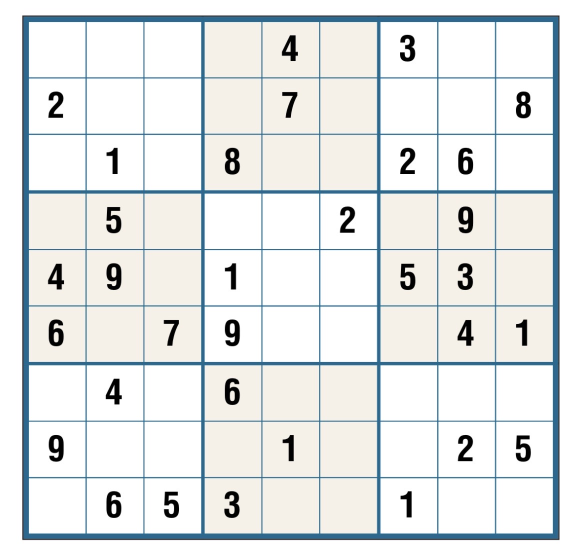
#> input picture img/IMG_8983.jpg, 1170 x 1114 px (shown at 1/2 size); its folder holds only this picture in this run
$ python -i detect_board.py   (imports and definitions only)
#> lines starting #> are read from the running program, lines starting #| are printed output that depends on the picture; after the words box and inside, x2 and y2 are one past the last pixel; in counts of white or black regions, pixels touching at a corner belong together
from __future__ import annotations

from dataclasses import dataclass
from typing import Dict, Optional, Tuple

import cv2
import numpy as np


@dataclass
class DetectorOptions:
    """
    Tuning knobs for board detection.
    """

    # Binarization: "adaptive" (robust to uneven lighting) or "otsu" (fast, global)
    bin_method: str = "adaptive"
    adaptive_block: int = 31  # odd
    adaptive_C: int = 5

    # Morphology to connect grid lines
    morph_kernel: int = 3  # odd
    morph_iters: int = 1

    # Edge detection + consolidation
    canny1: int = 50
    canny2: int = 150
    dilate_iters: int = 1

    # Contour plausibility
    min_board_area_ratio: float = 0.2  # ≥20% of image area
    max_aspect_deviation: float = 0.35  # allow up to ±35% from square

    # Polygon approximation attempts (fraction of contour perimeter)
    approx_eps_fracs: Tuple[float, ...] = (0.02, 0.015, 0.03, 0.01)

    # Warp target
    out_size: int = 896  # square output (pixels)

    # Internal downscale for speed (homography is rescaled back automatically)
    max_process_side: int = 1600

    # Collect stage images for upstream debugging
    collect_debug: bool = False


def detect_board(
    img_bgr: np.ndarray,
    opts: DetectorOptions = DetectorOptions(),
) -> Tuple[np.ndarray, np.ndarray, np.ndarray, np.ndarray, Dict[str, np.ndarray]]:
    """
    Detect the Sudoku board in a BGR image and produce a square, top-down warp.

    Args:
        img_bgr: np.ndarray (H,W,3) BGR image.
        opts: tuning parameters (see DetectorOptions).

    Returns:
        warped      : (S,S,3) BGR top-down view (S == opts.out_size)
        corners_xy  : (4,2) float32, TL, TR, BR, BL in ORIGINAL image coords
        H           : (3,3) float32 homography (original -> warped)
        H_inv       : (3,3) float32 inverse homography (warped -> original)
        debug_imgs  : dict[str, np.ndarray] of intermediate stages (if requested)

    Raises:
        RuntimeError if the board cannot be detected.
    """
    if img_bgr is None or img_bgr.size == 0:
        raise RuntimeError("detect_board: input image is empty.")

    dbg: Dict[str, np.ndarray] = {}

    # Optional downscale for speed; keep scale to lift homography back.
    img_proc, scale = _maybe_downscale(img_bgr, max_side=opts.max_process_side)
    if opts.collect_debug:
        dbg["00_input"] = img_proc.copy()

    gray = cv2.cvtColor(img_proc, cv2.COLOR_BGR2GRAY)
    gray = cv2.GaussianBlur(gray, (5, 5), 0)

    # Binarize: make grid lines white (foreground)
    if opts.bin_method == "adaptive":
        th = cv2.adaptiveThreshold(
            gray,
            255,
            cv2.ADAPTIVE_THRESH_GAUSSIAN_C,
            cv2.THRESH_BINARY,
            opts.adaptive_block | 1,  # ensure odd
            opts.adaptive_C,
        )
    elif opts.bin_method == "otsu":
        _, th = cv2.threshold(gray, 0, 255, cv2.THRESH_BINARY + cv2.THRESH_OTSU)
    else:
        raise ValueError("DetectorOptions.bin_method must be 'adaptive' or 'otsu'.")

    # Heuristic invert: ensure dark grid becomes white foreground
    if np.mean(th) > 127:
        th = cv2.bitwise_not(th)
    if opts.collect_debug:
        dbg["10_thresh"] = th.copy()

    # Close small gaps in grid lines
    k = cv2.getStructuringElement(
        cv2.MORPH_RECT, (opts.morph_kernel, opts.morph_kernel)
    )
    th_m = cv2.morphologyEx(th, cv2.MORPH_CLOSE, k, iterations=opts.morph_iters)
    if opts.collect_debug:
        dbg["20_morph_close"] = th_m.copy()

    # Edges + dilation to consolidate
    edges = cv2.Canny(th_m, opts.canny1, opts.canny2)
    if opts.dilate_iters > 0:
        edges = cv2.dilate(edges, k, iterations=opts.dilate_iters)
    if opts.collect_debug:
        dbg["30_edges"] = edges.copy()

    # Find largest plausible contour and try to quad-approximate it
    contour = _find_likely_board_contour(edges, img_proc.shape, opts)
    quad = None
    if contour is not None:
        peri = cv2.arcLength(contour, True)
        for eps_frac in opts.approx_eps_fracs:
            approx = cv2.approxPolyDP(contour, eps_frac * peri, True)
            if len(approx) == 4 and cv2.isContourConvex(approx):
                quad = approx.reshape(4, 2).astype(np.float32)
                break
        # Fallback: minAreaRect if approximate poly isn't a clean quad
        if quad is None:
            rect = cv2.minAreaRect(contour)
            quad = cv2.boxPoints(rect).astype(np.float32)

    if quad is None:
        raise RuntimeError("detect_board: failed to localize a board quadrilateral.")

    # Corner ordering: TL, TR, BR, BL
    corners_proc = _order_corners(quad)
    if opts.collect_debug:
        dbg_overlay = img_proc.copy()
        cv2.drawContours(dbg_overlay, [corners_proc.astype(int)], -1, (0, 255, 0), 3)
        for i, (x, y) in enumerate(corners_proc):
            cv2.circle(dbg_overlay, (int(x), int(y)), 6, (0, 0, 255), -1)
            cv2.putText(
                dbg_overlay,
                str(i),
                (int(x) + 5, int(y) - 5),
                cv2.FONT_HERSHEY_SIMPLEX,
                0.6,
                (255, 0, 0),
                2,
            )
        dbg["40_detected_quad"] = dbg_overlay

    # Homography to square canvas
    S = opts.out_size
    dst = np.array([[0, 0], [S - 1, 0], [S - 1, S - 1], [0, S - 1]], dtype=np.float32)
    H_proc = cv2.getPerspectiveTransform(corners_proc, dst)
    warped = cv2.warpPerspective(img_proc, H_proc, (S, S))
    if opts.collect_debug:
        dbg["50_warped"] = warped.copy()

    # Lift homography to ORIGINAL image coordinates (undo downscale)
    if scale != 1.0:
        # img_proc = resize(img_bgr, scale), so original->proc is S_scale
        S_scale = np.array([[scale, 0, 0], [0, scale, 0], [0, 0, 1]], dtype=np.float32)
        H_full = H_proc @ np.linalg.inv(S_scale)
        corners_xy = (corners_proc / scale).astype(np.float32)
    else:
        H_full = H_proc
        corners_xy = corners_proc.astype(np.float32)

    H_inv = np.linalg.inv(H_full)
    return warped, corners_xy, H_full, H_inv, (dbg if opts.collect_debug else {})


# ----------------- helpers -----------------


def _maybe_downscale(img: np.ndarray, max_side: int) -> Tuple[np.ndarray, float]:
    h, w = img.shape[:2]
    side = max(h, w)
    if side <= max_side:
        return img, 1.0
    scale = max_side / side
    new_w, new_h = int(w * scale), int(h * scale)
    resized = cv2.resize(img, (new_w, new_h), interpolation=cv2.INTER_AREA)
    return resized, scale


def _find_likely_board_contour(
    edges: np.ndarray, shape_hw: Tuple[int, int, int], opts: DetectorOptions
) -> Optional[np.ndarray]:
    h, w = shape_hw[:2]
    img_area = float(h * w)
    contours, _ = cv2.findContours(edges, cv2.RETR_EXTERNAL, cv2.CHAIN_APPROX_SIMPLE)
    if not contours:
        return None

    contours = sorted(contours, key=cv2.contourArea, reverse=True)
    for cnt in contours[:10]:
        area = cv2.contourArea(cnt)
        if area < opts.min_board_area_ratio * img_area:
            continue

        # Prefer near-square boxes but don't discard aggressively
        x, y, bw, bh = cv2.boundingRect(cnt)
        aspect = bw / (bh + 1e-6)
        if not (
            1.0 - opts.max_aspect_deviation <= aspect <= 1.0 + opts.max_aspect_deviation
        ):
            # Keep considering; Sudoku at angle may look skewed.
            pass

        # Convex is a good heuristic for the outer board
        if cv2.isContourConvex(cnt):
            return cnt

        # Otherwise accept the largest plausible contour we see
        if cnt is contours[0]:
            return cnt

    return contours[0] if contours else None


def _order_corners(pts: np.ndarray) -> np.ndarray:
    """Return points ordered as TL, TR, BR, BL."""
    pts = pts.astype(np.float32)
    s = pts.sum(axis=1)  # TL=min sum, BR=max sum
    d = np.diff(pts, axis=1)  # TR=min diff, BL=max diff
    ordered = np.zeros((4, 2), dtype=np.float32)
    ordered[0] = pts[np.argmin(s)]
    ordered[2] = pts[np.argmax(s)]
    ordered[1] = pts[np.argmin(d)]
    ordered[3] = pts[np.argmax(d)]
    return ordered

>>> import cv2
>>> picture = cv2.imread('../img/IMG_8983.jpg')
#> picture is the input picture: shape (1114, 1170, 3); mean B, G, R 231.3, 231.4, 228.3
>>> result = detect_board(picture)
#> in detect_board, `img_proc, scale = _maybe_downscale(img_bgr, max_side=opts.max_process_..`: scale = 1
#> in detect_board, `gray = cv2.cvtColor(img_proc, cv2.COLOR_BGR2GRAY)`:
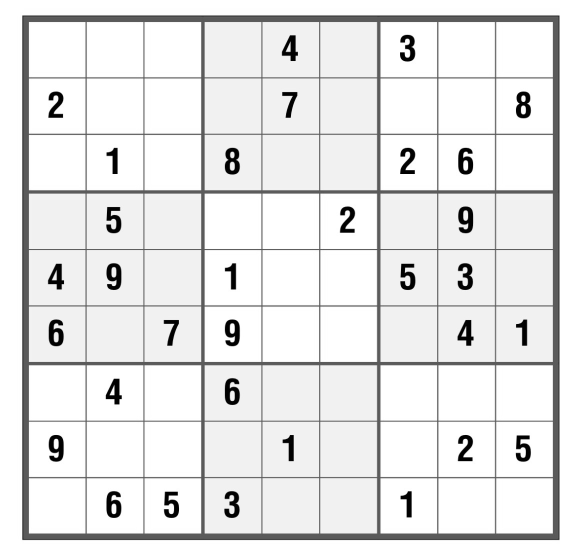
#> gray: shape (1114, 1170) (shown at 1/2 size); min 0, max 255, mean 230.4
#> in detect_board, `th = cv2.adaptiveThreshold( gray, 255, cv2.ADAPTIVE_THRESH_GAUSSIAN_C,..`:
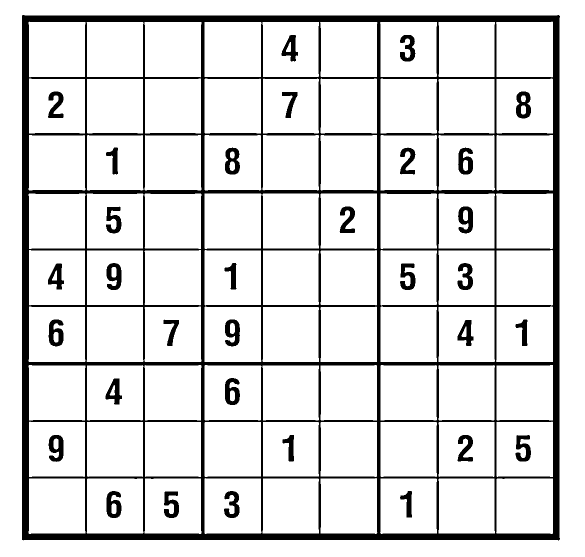
#> th: shape (1114, 1170) (shown at 1/2 size); 87.4% white; 33 black regions, largest, box (x1, y1, x2, y2) and area: (44, 30, 1120, 1081) 134908, (1032, 183, 1062, 237) 1069, (213, 982, 243, 1036) 1060
#> in detect_board, `th = cv2.bitwise_not(th)`:
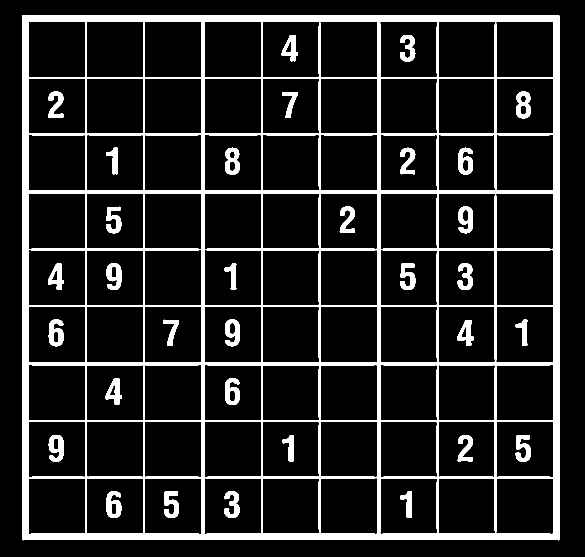
#> th: shape (1114, 1170) (shown at 1/2 size); 12.6% white; 33 white regions, largest, box (x1, y1, x2, y2) and area: (44, 30, 1120, 1081) 134908, (1032, 183, 1062, 237) 1069, (213, 982, 243, 1036) 1060
#> in detect_board, `edges = cv2.Canny(th_m, opts.canny1, opts.canny2)`:
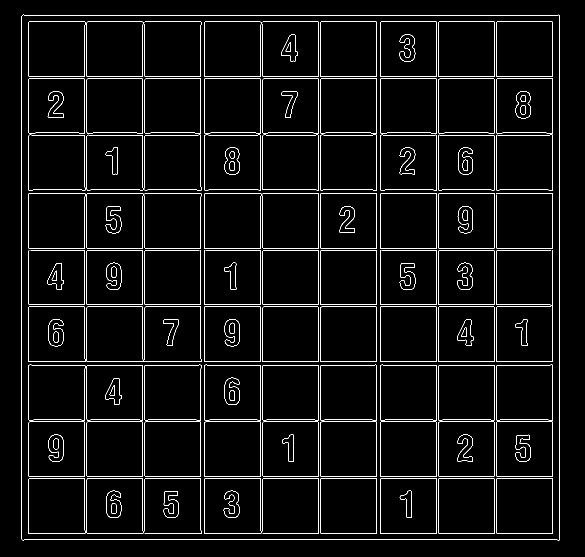
#> edges: shape (1114, 1170) (shown at 1/2 size); 3.6% white in thin lines or dots, all inside (x1, y1, x2, y2) = (43, 29, 1120, 1081)
#> in detect_board, `edges = cv2.dilate(edges, k, iterations=opts.dilate_iters)`:
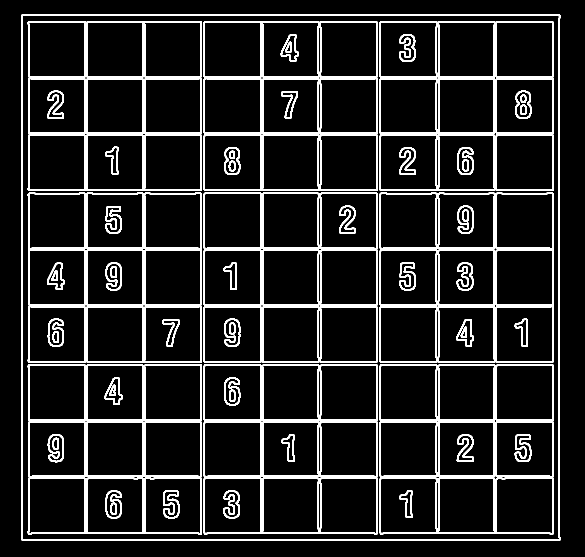
#> edges: shape (1114, 1170) (shown at 1/2 size); 11% white; 59 white regions
#> in _find_likely_board_contour, `contours, _ = cv2.findContours(edges, cv2.RETR_EXTERNAL, cv2.CHAIN_APP..`: contours = 1 contour; box (x1, y1, x2, y2) and area: (42, 28, 1121, 1082) 1131956
#> the loop in _find_likely_board_contour, `for cnt in contours[:10]:` made 1 pass
#> (area, x, y, bw, bh, aspect) on pass 1: (1131956.5, 42, 28, 1079, 1054, 1.02)
#> in detect_board, `contour = _find_likely_board_contour(edges, img_proc.shape, opts)`: contour = contour of 25 points, box (x1, y1, x2, y2) (42, 28, 1121, 1082), area 1131956
#> in detect_board, `peri = cv2.arcLength(contour, True)`: peri = 4260.4
#> the loop in detect_board, `for eps_frac in opts.approx_eps_fracs:` made 1 pass
#> quad on pass 1: [[43, 29], [44, 1081], [1120, 1080], [1119, 29]]
#> in _order_corners, `pts = pts.astype(np.float32)`: pts = [[43, 29], [44, 1081], [1120, 1080], [1119, 29]]
#> in _order_corners, `s = pts.sum(axis=1)`: s = [72, 1125, 2200, 1148]
#> in _order_corners, `d = np.diff(pts, axis=1)`: d = [-14, 1037, -40, -1090]
#> in detect_board, `corners_proc = _order_corners(quad)`: corners_proc = [[43, 29], [1119, 29], [1120, 1080], [44, 1081]]
#> in detect_board, `dst = np.array([[0, 0], [S - 1, 0], [S - 1, S - 1], [0, S - 1]], dtype..`: dst = [[0, 0], [895, 0], [895, 895], [0, 895]]
#> in detect_board, `H_proc = cv2.getPerspectiveTransform(corners_proc, dst)`: H_proc = [[0.831, -0.00079, -35.71], [-1.14e-16, 0.851, -24.67], [-8.83e-07, 1.68e-09, 1]]
#> in detect_board, `warped = cv2.warpPerspective(img_proc, H_proc, (S, S))`:
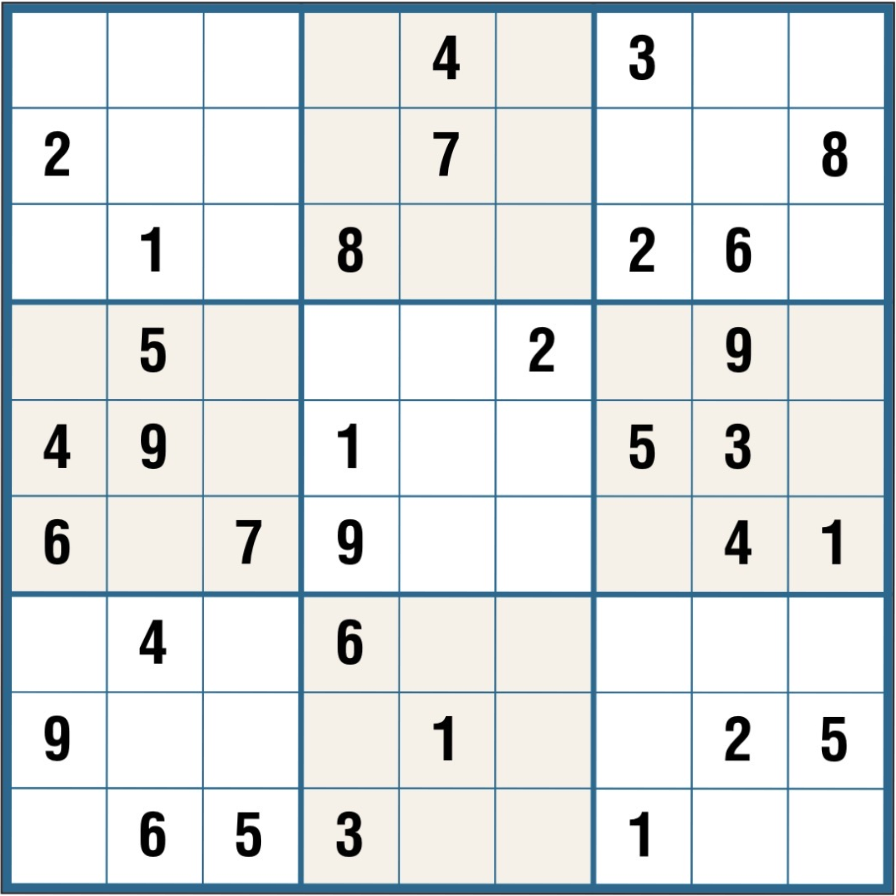
#> warped: shape (896, 896, 3); mean B, G, R 227.8, 227.9, 224.3
#> in detect_board, `H_full = H_proc`: H_full has the same summary as H_proc
#> in detect_board, `corners_xy = corners_proc.astype(np.float32)`: corners_xy = [[43, 29], [1119, 29], [1120, 1080], [44, 1081]]
#> in detect_board, `H_inv = np.linalg.inv(H_full)`: H_inv = [[1.2, 0.00112, 43], [3.08e-05, 1.18, 29], [1.06e-06, -9.88e-10, 1]]
#> result = 5 items

$ run again, on img/IMG_8984.jpg
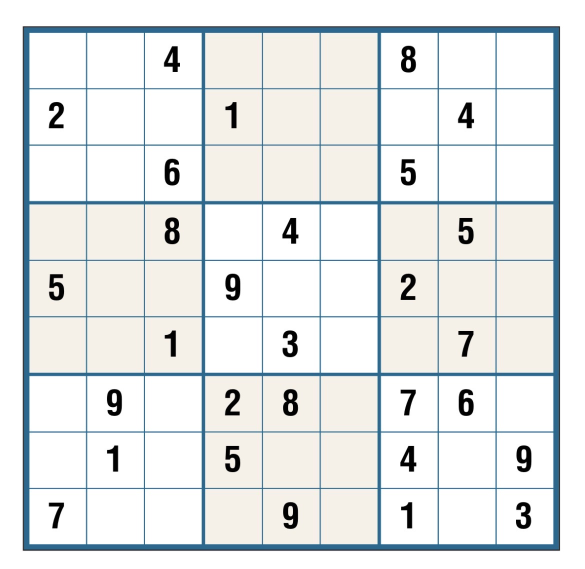
#> input picture img/IMG_8984.jpg, 1170 x 1138 px (shown at 1/2 size)
#> picture is the input picture: shape (1138, 1170, 3); mean B, G, R 232.3, 232.3, 229.3
#> scale = 1
#> in detect_board, `th = cv2.adaptiveThreshold( gray, 255, cv2.ADAPTIVE_THRESH_GAUSSIAN_C,..`:
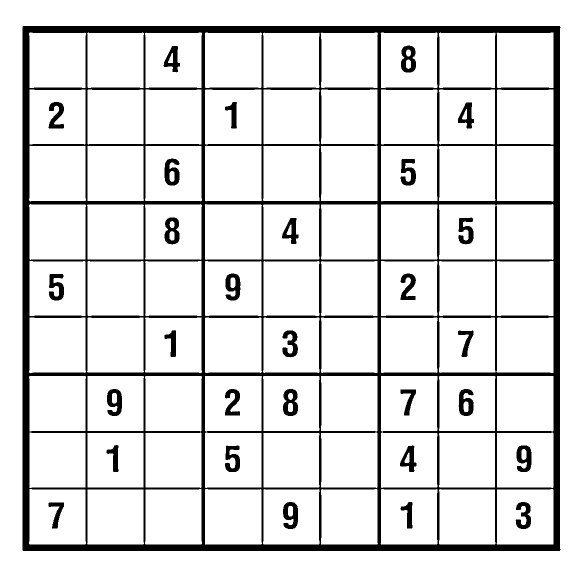
#> th: shape (1138, 1170) (shown at 1/2 size); 87.8% white; 30 black regions, largest, box (x1, y1, x2, y2) and area: (45, 52, 1121, 1102) 136226, (566, 778, 596, 832) 1068, (329, 317, 359, 371) 1067
#> th_m: shape (1138, 1170); 12.2% white; 30 white regions, largest, box (x1, y1, x2, y2) and area: (45, 52, 1121, 1102) 136352, (329, 317, 359, 371) 1071, (566, 778, 596, 832) 1071
#> contours = 1 contour; box (x1, y1, x2, y2) and area: (43, 50, 1122, 1103) 1133010
#> the loop in _find_likely_board_contour, `for cnt in contours[:10]:` made 1 pass
#> (area, x, y, bw, bh, aspect) on pass 1: (1133010, 43, 50, 1079, 1053, 1.02)
#> contour = contour of 16 points, box (x1, y1, x2, y2) (43, 50, 1122, 1103), area 1133010
#> peri = 4257.3
#> the loop in detect_board, `for eps_frac in opts.approx_eps_fracs:` made 1 pass
#> quad on pass 1: [[44, 51], [44, 1102], [1121, 1101], [1119, 50]]
#> pts = [[44, 51], [44, 1102], [1121, 1101], [1119, 50]]
#> s = [95, 1146, 2222, 1169]
#> d = [7, 1058, -20, -1069]
#> corners_proc = [[44, 51], [1119, 50], [1121, 1101], [44, 1102]]
#> dst = [[0, 0], [895, 0], [895, 895], [0, 895]]
#> H_proc = [[0.833, -6.95e-19, -36.64], [0.000794, 0.853, -43.55], [3.29e-09, 1.77e-06, 1]]
#> in detect_board, `warped = cv2.warpPerspective(img_proc, H_proc, (S, S))`:
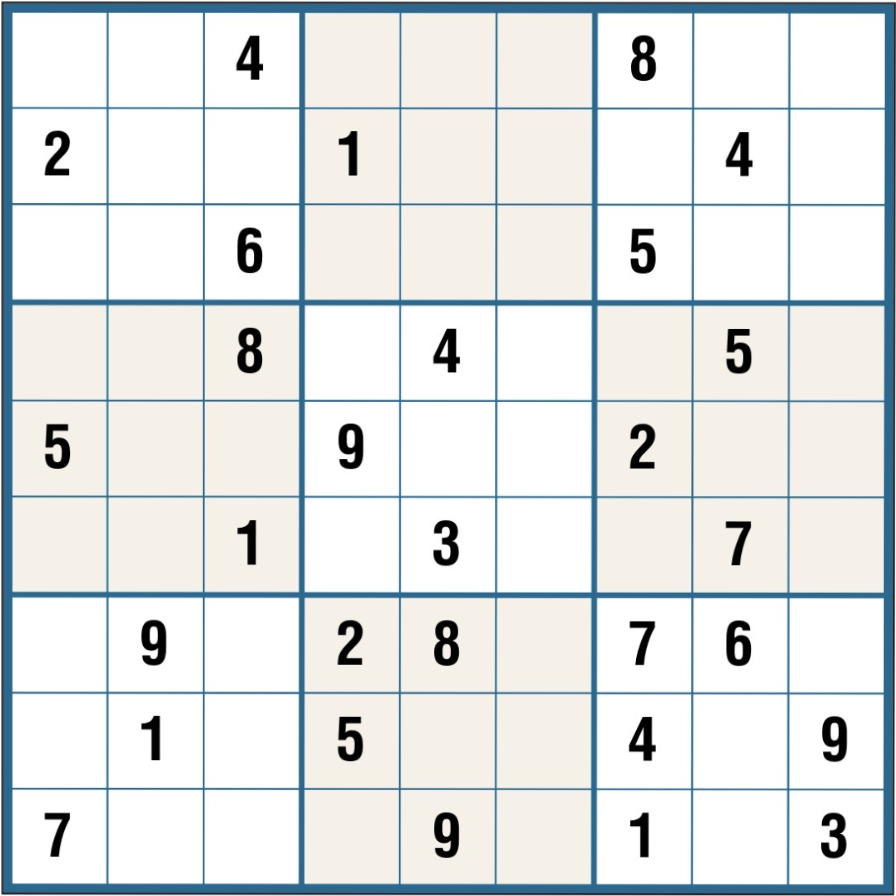
#> warped: shape (896, 896, 3); mean B, G, R 228.3, 228.4, 224.9
#> H_full has the same summary as H_proc
#> corners_xy = [[44, 51], [1119, 50], [1121, 1101], [44, 1102]]
#> H_inv = [[1.2, -9.13e-05, 44], [-0.00112, 1.17, 51], [-1.97e-09, -2.07e-06, 1]]
#> result = 5 items
